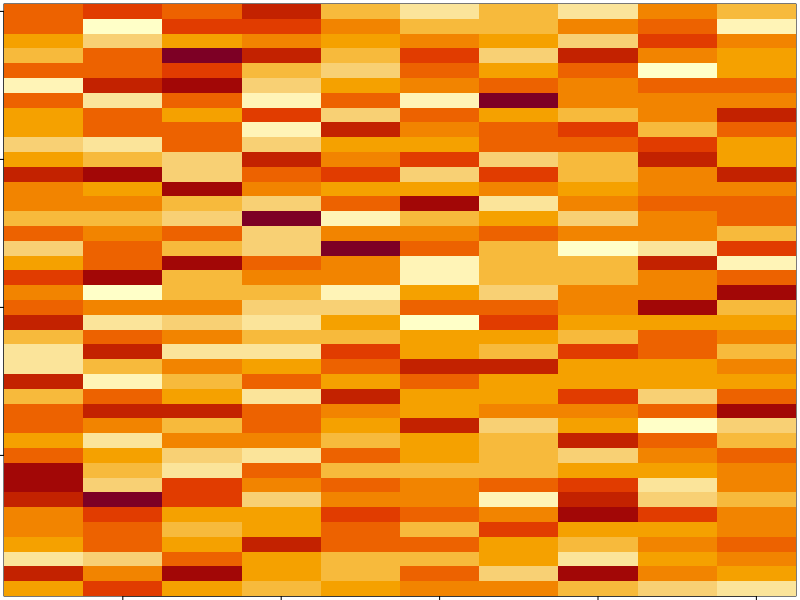
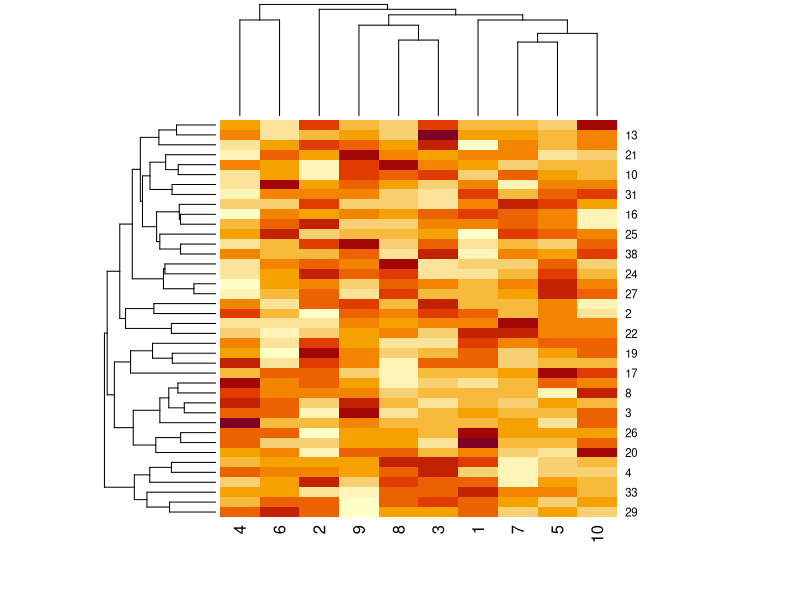
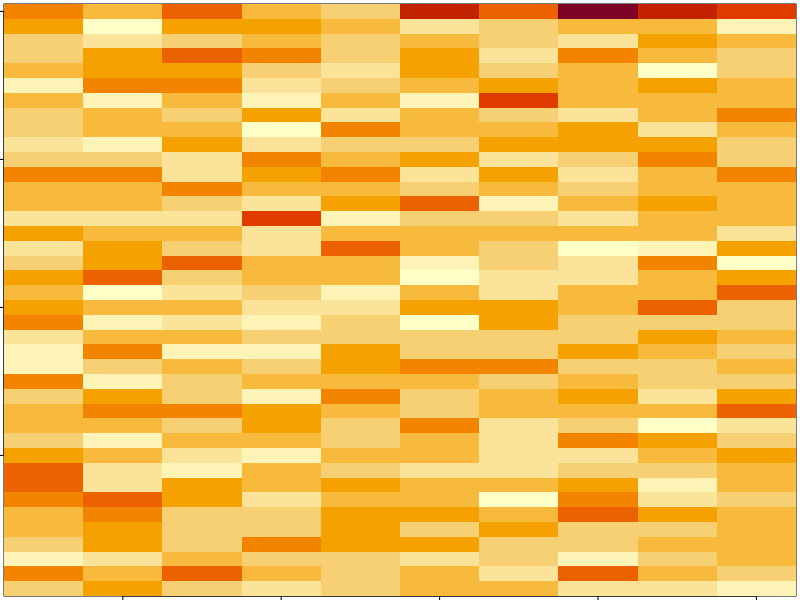
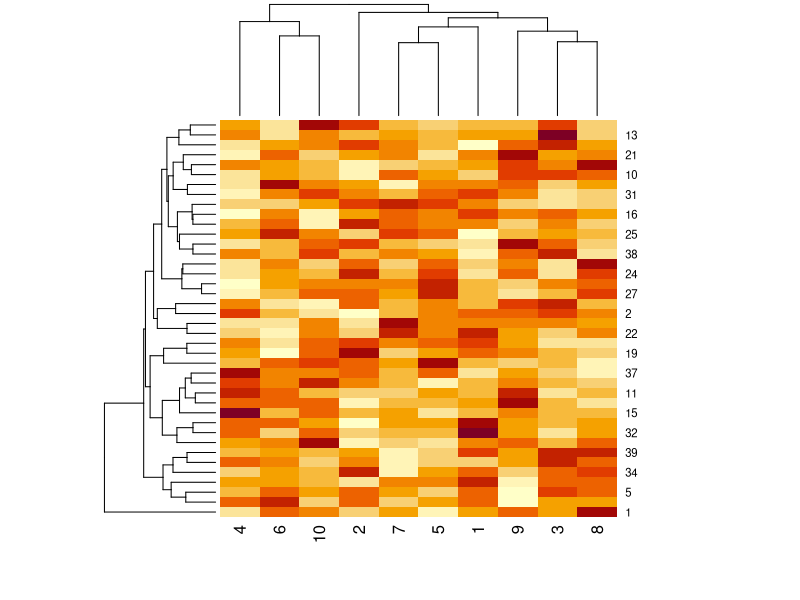
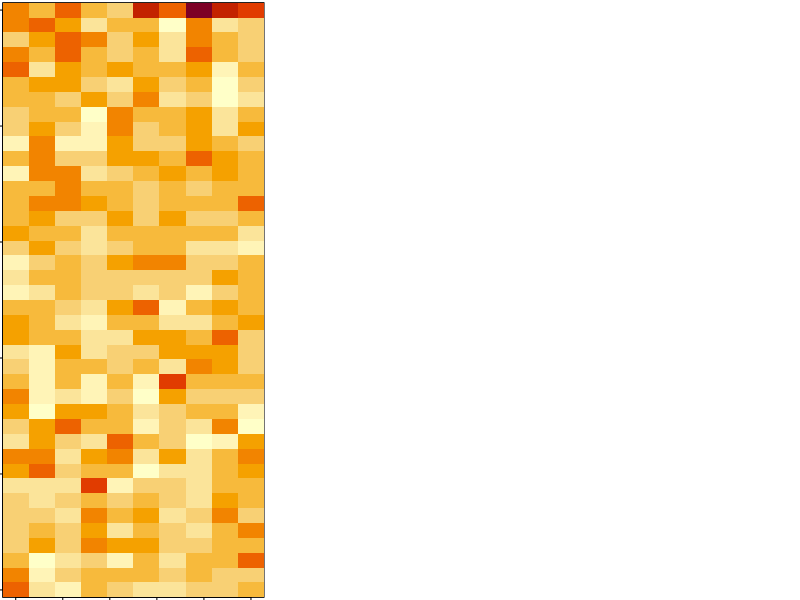

Recreate these plots in R, in order.
# creating a matrix data with random numbers
# and plotting the matrix using the image() function
# you will see there, it does not have a real pattern in the plot
set.seed(12345)
help(par)
# par can be used to set or query graphical parameters
# Parameters can be set by specifying them as arguments
# to par in tag = value form, or by passing them as list of tagged values
par(mar = rep(0.2,4))
data_Matrix<- matrix(rnorm(400),nrow=40)
data_Matrix
image(1:10, 1:40, t(data_Matrix)[,nrow(data_Matrix):1])
help(rep)
help("heatmap")
heatmap(data_Matrix) # doesn't show any real interesting pattern

# Now we will add a pattern to the data by doing a random coin flip
# use the rbinom() function along with a for-loop
help("rbinom")
set.seed(678910)
for(i in 1:40){
  # flipping a coin and getting the data
  coin_flip <- rbinom(1, size=1, prob=0.5)
  # if the coin is "Heads", add a common pattern to that row
  if(coin_flip){
    data_Matrix[1,] <- data_Matrix[i,]+rep(c(0,3),each=5)
  }
}

par(mar = rep(0.2,4))
image(1:10, 1:40, t(data_Matrix)[,nrow(data_Matrix):1])
heatmap(data_Matrix)

hh <- hclust(dist(data_Matrix))
data_Matrix_Ordered <- data_Matrix[hh$order,]
par(mfrow=c(1,3))
image(t(data_Matrix_Ordered)[, nrow(data_Matrix_Ordered):1])

